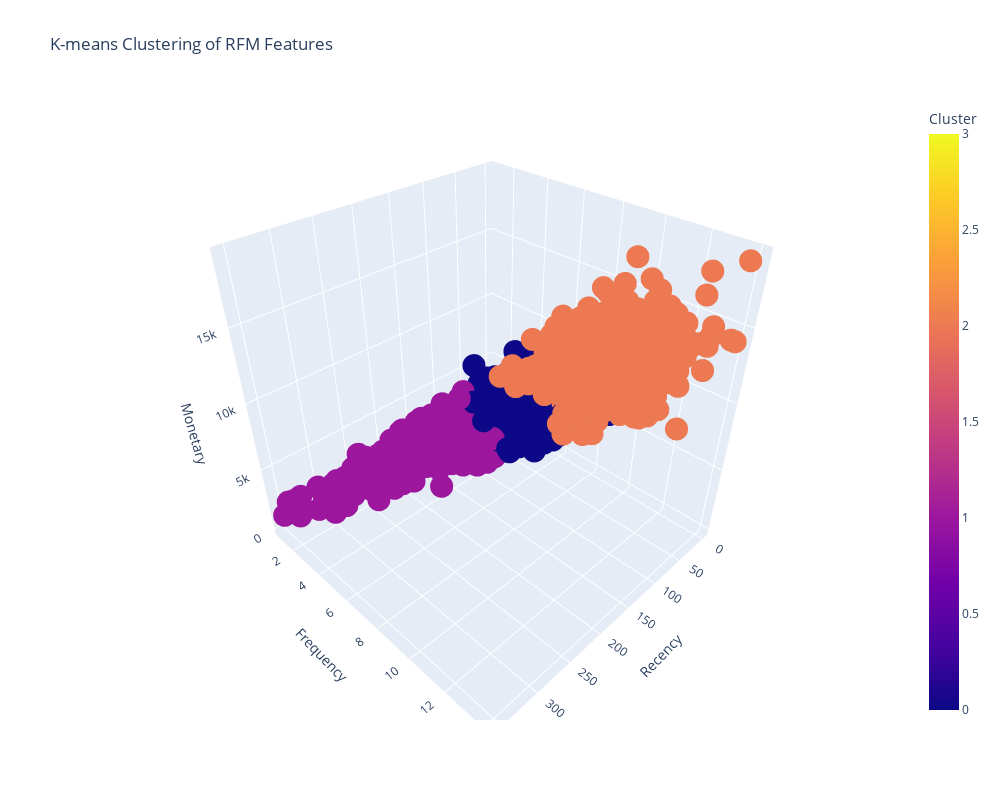

This figure's notebook cell:
### Code cell
import plotly.express as px

fig = px.scatter_3d(
    rfm_df,
    x='Recency',
    y='Frequency',
    z='Monetary',
    color='Cluster',
    title='K-means Clustering of RFM Features',
    labels={'Recency': 'Recency', 'Frequency': 'Frequency', 'Monetary': 'Monetary', 'Cluster': 'Cluster'},
    size_max=1,  # Set maximum marker size
)

# Update figure layout for increased size
fig.update_layout(scene=dict(aspectmode="cube"), width=1000, height=800)

# Show the interactive plot
fig.show()

### Figure 1 — Plotly figure (JSON) as saved in the notebook; plotly's stock layout.template omitted (floating-point values rounded to 4 significant figures; data arrays with more than 128 entries replaced by an {"elided": "..."} marker saying what was removed)
{"data": [{"hovertemplate": "Recency=%{x}<br>Frequency=%{y}<br>Monetary=%{z}<br>Cluster=%{marker.color}<extra></extra>", "legendgroup": "", "marker": {"color": {"elided": "3486 int values"}, "coloraxis": "coloraxis", "symbol": "circle"}, "mode": "markers", "name": "", "scene": "scene", "showlegend": false, "type": "scatter3d", "x": {"elided": "3486 int values"}, "y": {"elided": "3486 int values"}, "z": {"elided": "3486 float values"}}], "layout": {"coloraxis": {"colorbar": {"title": {"text": "Cluster"}}, "colorscale": [[0, "#0d0887"], [0.1111, "#46039f"], [0.2222, "#7201a8"], [0.3333, "#9c179e"], [0.4444, "#bd3786"], [0.5556, "#d8576b"], [0.6667, "#ed7953"], [0.7778, "#fb9f3a"], [0.8889, "#fdca26"], [1, "#f0f921"]]}, "height": 800, "legend": {"tracegroupgap": 0}, "scene": {"aspectmode": "cube", "domain": {"x": [0, 1], "y": [0, 1]}, "xaxis": {"title": {"text": "Recency"}}, "yaxis": {"title": {"text": "Frequency"}}, "zaxis": {"title": {"text": "Monetary"}}}, "title": {"text": "K-means Clustering of RFM Features"}, "width": 1000}}
